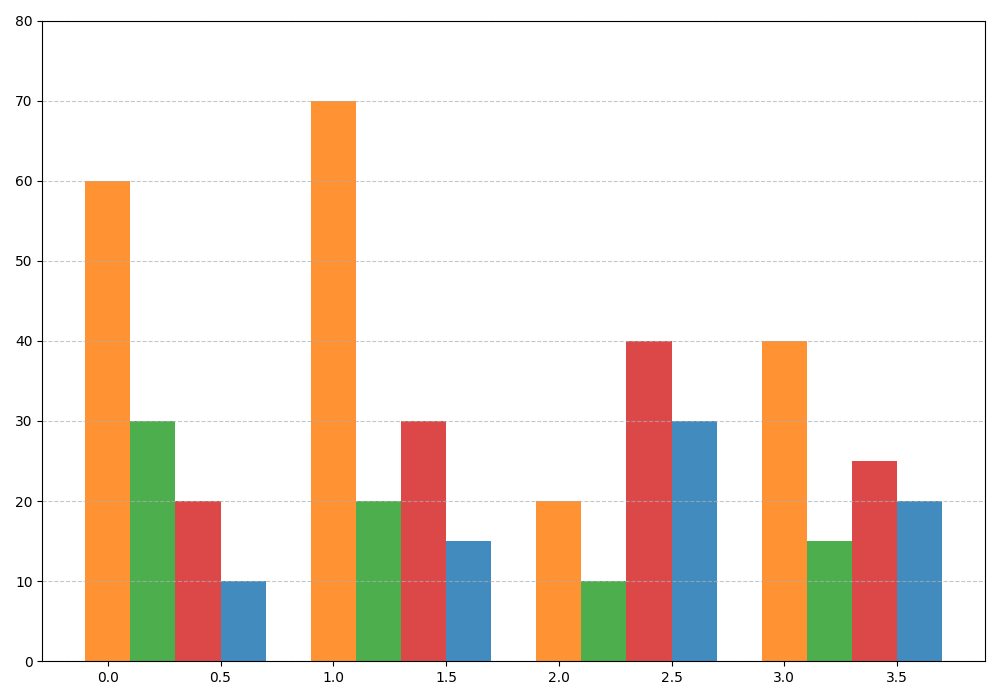

Write the Python code that produced this figure.
import matplotlib.pyplot as plt
import numpy as np

disciplines = ['Sciences', 'Engineering', 'Humanities', 'Social Sciences']
funding_sources = ['Government Grants', 'Private Sector', 'University Funds', 'Non-Profit Organizations']

funding_data = np.array([
    [60, 30, 20, 10],
    [70, 20, 30, 15],
    [20, 10, 40, 30],
    [40, 15, 25, 20],
])

num_disciplines = len(disciplines)
num_sources = len(funding_sources)

bar_width = 0.2

# Manually shuffled colors
colors = ['#ff7f0e', '#2ca02c', '#d62728', '#1f77b4']

fig, ax = plt.subplots(figsize=(10, 7))
index = np.arange(num_disciplines)

for i in range(num_sources):
    ax.bar(index + i*bar_width, funding_data[:, i], width=bar_width, color=colors[i], alpha=0.85)

ax.set_yticks(np.arange(0, 81, 10))
ax.yaxis.grid(True, linestyle='--', alpha=0.7)

plt.tight_layout()
plt.show()
